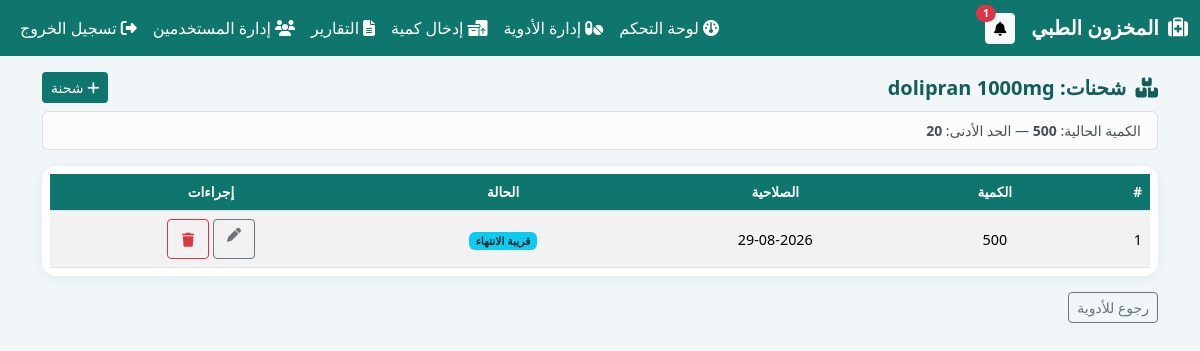
Page /medicines/1/batches (signed in) on the committed database.
### app.py (models this page shows, shortened)
class Medicine(db.Model):
    __tablename__ = "medicine"
    id = db.Column(db.Integer, primary_key=True)
    name = db.Column(db.String(150), unique=True, nullable=False)
    min_stock = db.Column(db.Integer, nullable=False, default=0)
    batches = db.relationship(
        "Batch",
        backref="medicine",
        cascade="all, delete-orphan",
        lazy="selectin",
        order_by="Batch.expire_date",
    )
    @property
    def total_quantity(self):
        return sum(b.quantity for b in self.batches)
    @property
    def active_batches(self):
        return [b for b in self.batches if b.quantity > 0]

class Batch(db.Model):
    __tablename__ = "batch"
    id = db.Column(db.Integer, primary_key=True)
    medicine_id = db.Column(db.Integer, db.ForeignKey("medicine.id"), nullable=False)
    quantity = db.Column(db.Integer, nullable=False, default=0)
    expire_date = db.Column(db.Date, nullable=True)
    @property
    def is_expired(self):
        return bool(self.expire_date and self.expire_date < date.today())
    @property
    def is_near_expiry(self):
        if not self.expire_date or self.is_expired:
            return False
        return self.expire_date <= date.today() + timedelta(days=NEAR_EXPIRY_DAYS)

### app.py (the view)
@app.route("/medicines/<int:medicine_id>/batches")
@login_required
def medicine_batches(medicine_id):
    med = db.get_or_404(Medicine, medicine_id)
    return render_template("batches.html", med=med)

### app.py (called while the page is built)
@login_manager.user_loader
def load_user(user_id):
    return db.session.get(User, int(user_id))

@app.context_processor
def inject_globals():
    unread = 0
    if current_user.is_authenticated:
        if not session.get("alerts_read"):
            unread = len(get_alerts())
    return {
        "alerts_count": unread,
        "today_str": date.today().strftime("%d-%m-%Y"),
        "near_days": NEAR_EXPIRY_DAYS,
    }

### templates/batches.html (shortened to what this page needs)
{% extends "base.html" %}
{% block content %}
<div class="d-flex justify-content-between align-items-center mb-2">
  <h5 class="page-title mb-0"><i class="fa-solid fa-boxes-stacked me-1"></i> شحنات: {{ med.name }}</h5>
  <a href="{{ url_for('add_batch', medicine_id=med.id) }}" class="btn btn-brand btn-sm"><i class="fa-solid fa-plus"></i> شحنة</a>
</div>
<div class="alert alert-light border py-2 small">
  الكمية الحالية: <strong>{{ med.total_quantity }}</strong> — الحد الأدنى: <strong>{{ med.min_stock }}</strong>
</div>
<div class="card p-2">
  <div class="table-responsive">
    <table class="table table-striped mb-0">
      <thead>
        <tr><th>#</th><th class="text-center">الكمية</th><th class="text-center">الصلاحية</th><th class="text-center">الحالة</th><th class="text-center">إجراءات</th></tr>
      </thead>
      <tbody>
        {% for b in med.batches %}
        <tr>
          <td>{{ loop.index }}</td>
          <td class="text-center">{{ b.quantity }}</td>
          <td class="text-center">{{ b.expire_date.strftime('%d-%m-%Y') if b.expire_date else '-' }}</td>
          <td class="text-center">
            {% if b.quantity == 0 %}<span class="badge bg-secondary">منتهية الكمية</span>
            {% elif b.is_expired %}<span class="badge bg-danger">منتهية الصلاحية</span>
            {% elif b.is_near_expiry %}<span class="badge bg-info text-dark">قريبة الانتهاء</span>
            {% else %}<span class="badge bg-success">سليمة</span>{% endif %}
          </td>
          <td class="text-center">
            <div class="d-flex justify-content-center gap-1">
              <a class="btn btn-sm btn-outline-secondary btn-icon" href="{{ url_for('edit_batch', batch_id=b.id) }}"><i class="fa-solid fa-pen"></i></a>
              {% if current_user.role == 'admin' %}
              <form method="post" action="{{ url_for('delete_batch', batch_id=b.id) }}" onsubmit="return confirm('حذف هذه الشحنة؟');">
                <button class="btn btn-sm btn-outline-danger btn-icon"><i class="fa-solid fa-trash"></i></button>
              </form>
              {% endif %}
            </div>
          </td>
        </tr>
        {% else %}
        <tr><td colspan="5" class="text-center text-muted py-3">لا توجد شحنات.</td></tr>
        {% endfor %}
      </tbody>
    </table>
  </div>
</div>
<a href="{{ url_for('medicines') }}" class="btn btn-outline-secondary btn-sm mt-3">رجوع للأدوية</a>
{% endblock %}

### templates/base.html (style rules this page uses)
:root { --brand:#0f766e; --brand-dark:#115e59; --soft:#f1f6f8; }
body { background:var(--soft); font-family:"Segoe UI",Tahoma,sans-serif; padding-bottom:70px; }
.card { border:0; border-radius:14px; box-shadow:0 2px 10px rgba(15,118,110,.08); }
.btn-brand { background:var(--brand); color:#fff; }
.table thead th { background:var(--brand); color:#fff; font-size:.85rem; white-space:nowrap; }
.table td,.table th { vertical-align:middle; font-size:.9rem; }
.btn-icon { min-width:42px; min-height:40px; }
.page-title { font-weight:700; color:var(--brand-dark); }

### rows in the picture
Medicine: name "dolipran 1000mg", min_stock "20"
Batch: total_quantity "500", quantity "500", expire_date "29-08-2026", shows "قريبة الانتهاء"

### other values in the picture
{{ alerts_count }} "1"
